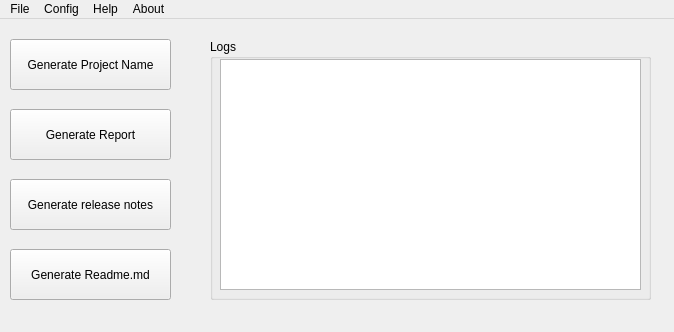
<?xml version="1.0" encoding="UTF-8"?>
<ui version="4.0">
 <class>MainWindow</class>
 <widget class="QMainWindow" name="MainWindow">
  <property name="geometry">
   <rect>
    <x>0</x>
    <y>0</y>
    <width>674</width>
    <height>332</height>
   </rect>
  </property>
  <property name="windowTitle">
   <string>MainWindow</string>
  </property>
  <widget class="QWidget" name="centralwidget">
   <widget class="QPushButton" name="bgname">
    <property name="geometry">
     <rect>
      <x>10</x>
      <y>20</y>
      <width>161</width>
      <height>51</height>
     </rect>
    </property>
    <property name="text">
     <string>Generate Project Name</string>
    </property>
   </widget>
   <widget class="QPushButton" name="bgrepo">
    <property name="geometry">
     <rect>
      <x>10</x>
      <y>90</y>
      <width>161</width>
      <height>51</height>
     </rect>
    </property>
    <property name="text">
     <string>Generate Report</string>
    </property>
   </widget>
   <widget class="QPushButton" name="gnotes">
    <property name="geometry">
     <rect>
      <x>10</x>
      <y>160</y>
      <width>161</width>
      <height>51</height>
     </rect>
    </property>
    <property name="text">
     <string>Generate release notes</string>
    </property>
   </widget>
   <widget class="QPushButton" name="gnotes_2">
    <property name="geometry">
     <rect>
      <x>10</x>
      <y>230</y>
      <width>161</width>
      <height>51</height>
     </rect>
    </property>
    <property name="text">
     <string>Generate Readme.md</string>
    </property>
   </widget>
   <widget class="QGroupBox" name="groupBox">
    <property name="geometry">
     <rect>
      <x>210</x>
      <y>20</y>
      <width>441</width>
      <height>261</height>
     </rect>
    </property>
    <property name="title">
     <string>Logs</string>
    </property>
    <widget class="QTextEdit" name="logger">
     <property name="geometry">
      <rect>
       <x>10</x>
       <y>20</y>
       <width>421</width>
       <height>231</height>
      </rect>
     </property>
    </widget>
   </widget>
  </widget>
  <widget class="QMenuBar" name="menubar">
   <property name="geometry">
    <rect>
     <x>0</x>
     <y>0</y>
     <width>674</width>
     <height>26</height>
    </rect>
   </property>
   <widget class="QMenu" name="menuFile">
    <property name="title">
     <string>File</string>
    </property>
    <addaction name="actionOpen_Repo"/>
    <addaction name="actionSave_changes"/>
   </widget>
   <widget class="QMenu" name="menuConfig">
    <property name="title">
     <string>Config</string>
    </property>
    <widget class="QMenu" name="menuOllama">
     <property name="title">
      <string>Ollama</string>
     </property>
     <addaction name="actionRoute"/>
     <addaction name="actionModel"/>
     <addaction name="actionModelFile"/>
    </widget>
    <addaction name="menuOllama"/>
   </widget>
   <widget class="QMenu" name="menuHelp">
    <property name="title">
     <string>Help</string>
    </property>
   </widget>
   <widget class="QMenu" name="menuAbout">
    <property name="title">
     <string>About</string>
    </property>
   </widget>
   <addaction name="menuFile"/>
   <addaction name="menuConfig"/>
   <addaction name="menuHelp"/>
   <addaction name="menuAbout"/>
  </widget>
  <action name="actionModel">
   <property name="text">
    <string>Model</string>
   </property>
  </action>
  <action name="actionOpen_Repo">
   <property name="text">
    <string>Open Repo</string>
   </property>
  </action>
  <action name="actionSave_changes">
   <property name="text">
    <string>Save changes</string>
   </property>
  </action>
  <action name="actionModelFile">
   <property name="text">
    <string>ModelFile</string>
   </property>
  </action>
  <action name="actionRoute">
   <property name="text">
    <string>Route</string>
   </property>
  </action>
 </widget>
 <resources/>
 <connections/>
</ui>
